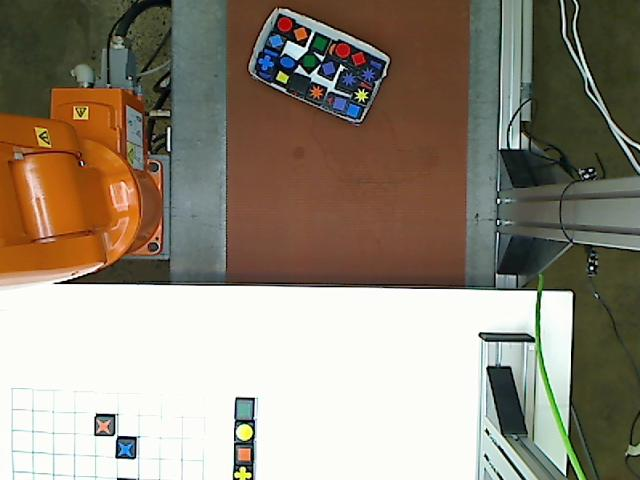
%> input picture detect_blocks/detectConveyorBlocks/IMG_conveyor_LowRes.jpg, 640 x 480 px
$ octave --eval "result = detect_blocks(imread('../detectConveyorBlocks/IMG_conveyor_LowRes.jpg'));"   (GNU Octave 9; MATLAB toolbox functions it lacks are replaced by stand-ins)
%> lines starting %> are read from the running program, lines starting %| are printed output that depends on the picture; in (x1, y1, x2, y2) boxes, pixels count from 0 and x2, y2 are one past the last pixel; in counts of white or black regions, pixels touching at a corner belong together; the program's own positions count from 1
%> in detect_blocks, `I(1:330,:,:) = 0;`:
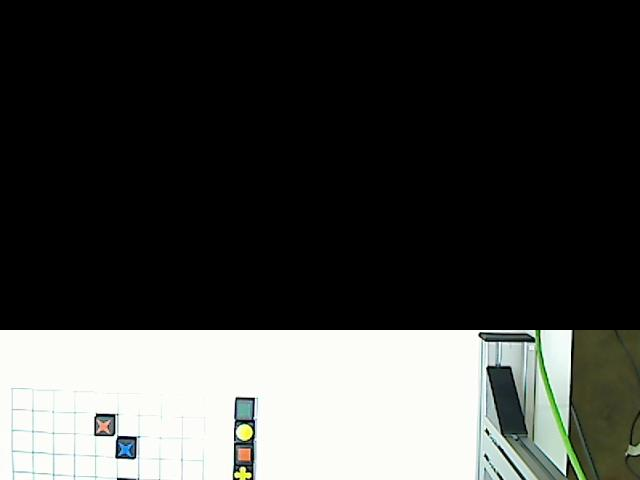
%> I: size 480x640x3 uint8; mean R, G, B 66, 67.5, 65
%> in detect_blocks, `I(:,1:330,:) = 0;`:
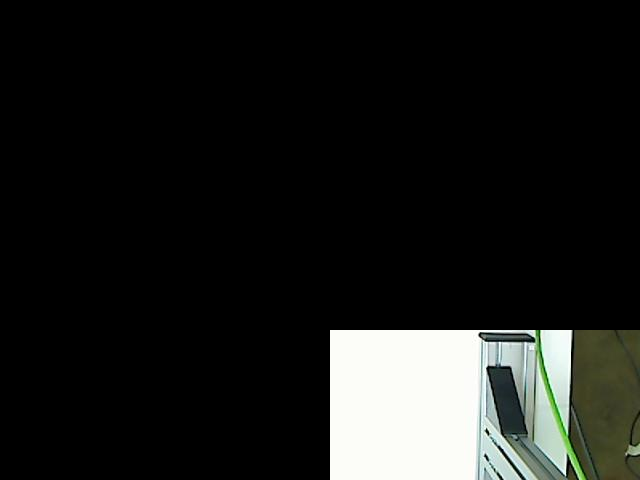
%> I: size 480x640x3 uint8; 16.11% of pixels changed, all inside (x1, y1, x2, y2) = (0, 330, 330, 480)
### detect_blocks/createRedMask.m
function [BW,maskedRGBImage] = createRedMask(RGB)
%createMask  Threshold RGB image using auto-generated code from colorThresholder app.
%  [BW,MASKEDRGBIMAGE] = createMask(RGB) thresholds image RGB using
%  auto-generated code from the colorThresholder App. The colorspace and
%  minimum/maximum values for each channel of the colorspace were set in the
%  App and result in a binary mask BW and a composite image maskedRGBImage,
%  which shows the original RGB image values under the mask BW.

% Auto-generated by colorThresholder app on 14-Aug-2017
%------------------------------------------------------


% Convert RGB image to chosen color space
I = rgb2hsv(RGB);
%> I: size 480x640x3 double; mean H, S, V 0.0404, 0.0243, 0.111

% Define thresholds for channel 1 based on histogram settings
channel1Min = 0.920;
channel1Max = 0.005;

% Define thresholds for channel 2 based on histogram settings
channel2Min = 0.183;
channel2Max = 1.000;

% Define thresholds for channel 3 based on histogram settings
channel3Min = 0.464;
channel3Max = 0.824;

% Create mask based on chosen histogram thresholds
sliderBW = ( (I(:,:,1) >= channel1Min) | (I(:,:,1) <= channel1Max) ) & ...
    (I(:,:,2) >= channel2Min ) & (I(:,:,2) <= channel2Max) & ...
    (I(:,:,3) >= channel3Min ) & (I(:,:,3) <= channel3Max);
%> sliderBW: size 480x640 logical; every value is 0
BW = sliderBW;

% Initialize output masked image based on input image.
maskedRGBImage = RGB;

% Set background pixels where BW is false to zero.
maskedRGBImage(repmat(~BW,[1 1 3])) = 0;
%> maskedRGBImage: size 480x640x3 uint8; 15.14% of pixels changed, all inside (x1, y1, x2, y2) = (330, 330, 640, 480)

end

### detect_blocks/Archive/ExtractShapes.m
function [c,b] = ExtractShapes(I)
    % This function runs a thresholding operation for each possible color
    % block. It then extracts block properties (x,y,color) for any face up
    % shapes. It then returns c, an array of block properties and b, a BW
    % image isolating each faceup block.

    c = []; b = zeros(size(I,1),size(I,2));

    BW_Red = createRedMask(I);
    [c1,n] = ProcessMask(BW_Red, 1);
    if n > 0
        c = vertcat(c,c1);
    end

    BW_Orange = createOrangeMask(I);
    [c2,n] = ProcessMask(BW_Orange, 2);
    if n > 0
        c = vertcat(c,c2);
    end

    BW_Yellow = createYellowMask(I);
    [c3,n] = ProcessMask(BW_Yellow, 3);
    if n > 0
        c = vertcat(c,c3);
    end

    BW_Green = createGreenMask(I);
    [c4,n] = ProcessMask(BW_Green, 4);
    if n > 0
        c = vertcat(c,c4);
    end

    BW_Blue = createBlueMask(I);
    [c5,n] = ProcessMask(BW_Blue, 5);
    if n > 0
        c = vertcat(c,c5);
    end

    BW_Purple = createPurpleMask(I);
    [c6,n] = ProcessMask(BW_Purple, 6);
    if n > 0
        c = vertcat(c,c6);
    end

    b = BW_Red | BW_Orange | BW_Yellow | BW_Green | BW_Blue | BW_Purple;
    b(1:250,:) = 0;
end

function [c_i,n] = ProcessMask(mask, colorID)
%> called with colorID = 1
    % This extracts and sets block properties c_i from a single given masked
    % colour of image. It also returns an isolated mask b_i for each faceup
    % block.

    mask(1:250,:) = 0; % Crop top of image
    stats = regionprops('table',mask,'Centroid','Area');
%> stats = 0 regions
%> the run ends on the next line
    IdxList = find(stats.Area > 400);    % Must be big enough to be a shape
    n = numel(IdxList);

    if (n > 0)
        c_i = zeros(numel(IdxList),7);    % Create empty blocks array
        c_i(:,1:2) = stats.Centroid(IdxList,:);   % Fill centers
        c_i(:,4) = colorID;   % Set color
        c_i(:,6) = 1; % Face up
    else
        c_i = [];
    end
end

### detect_blocks/Archive/detect_blocks.m
%Function for detecting coloured blocks in an image
% Returns an array containing information about each
% Takes in an rgb image frame
% Written by Daniel Castillo
% Last modified 10 September 2017

function C = detect_blocks(I)
    % You may store your results in matrix as shown below.
    %    X    Y    Theta Colour Shape Upper_surface     1 = Reachable
    %                                             		0 = Not reachable
    % c = [685, 690, 0.1,  1,  1,    1,          1                ;  % First block.
    %      200, 200, 0.2,  1,  2,    1,          0                ]; % Second block.

    % Block out crap
    I(1:330,:,:) = 0;
    I(1350:end,:,:) = 0;
    I(:,1:330,:) = 0;
    I(:,1350:end,:) = 0;

    % Extract faceup block masks + faceup block parameters (x,y,color,inverted=0)
    [C,BW] = ExtractShapes(I);

    % Perform shape matching and set shape parameter to blocks
    if size(C,1) > 0
        % C (non-inverted only) is currently ordered by colour (1-6 then 0).
        % Before running orientation extraction (uses regionProps extents) the
        % order needs to be by X-Centers (to match shapeStats indexing)
        C = orderByPosition(C);
        C = MatchShapes(C,BW);
    end

    % Extract facedown block parameters (x,y,color,shape=0,inverted=1)
    [C,shapeStats,invStats,clustStats] = ExtractInverted(C,I,BW);

    %check if c list is currently empty. If it is we add a temporary block:
    if numel(C) == 0
        C = zeros(1, 7);    % add one temp block to avoid errors in ReExtractInverted
        C(1:2) = 100;   % any center initialiser for temp block
    else
        % Set orientation for all blocks currently found based on regionProps extents
        C = ExtractOrientation(C,shapeStats,invStats,clustStats,I);
    end

    %Extract inverted blocks within clusters and set their parameters
    C = ReExtractInverted(C, I);

    % Set reachability based on centers
    C = CheckReachability(C);

    % Change coordinate frame. Specification requires origin at bottom left
    % hand corner. Currently it is at top left hand corner.

    C(:,2) = size(I,1) - C(:,2);
end
